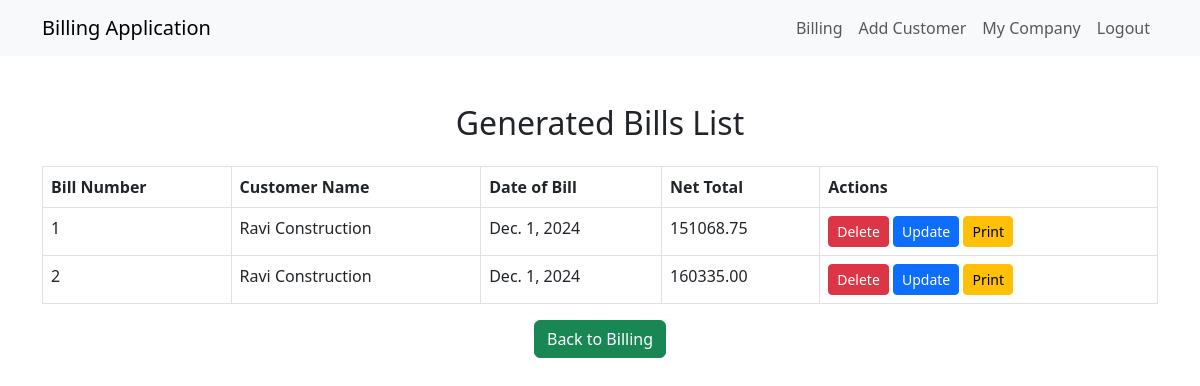
The app's page /bill/bills/, older data.
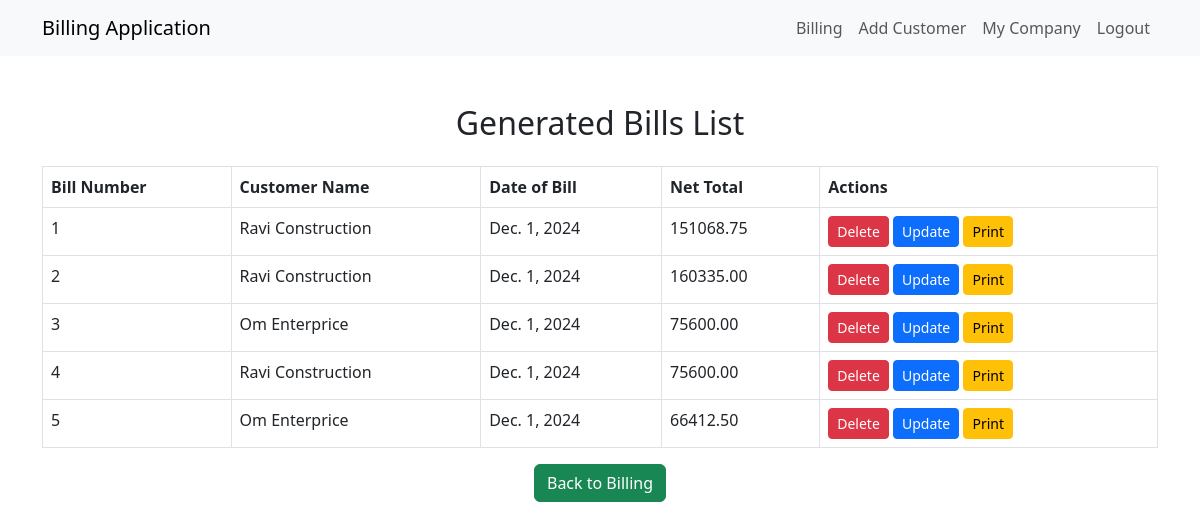
The same page, newer data.
### bill/models.py (models this page shows, shortened)
class Bill(models.Model):
    bill_number = models.PositiveIntegerField(unique=True)  # Unique bill number
    customer_name = models.CharField(max_length=255)  # Customer's name
    date_of_bill = models.DateField()  # Date of the bill
    net_total = models.DecimalField(max_digits=10, decimal_places=2)  # Total amount of the bill

### bill/views.py (the view)
# urls.py: path('bills/', views.bill_list_view, name='bill_list'),  # URL for bill list
def bill_list_view(request):
    bills = Bill.objects.all()  # Retrieve all bills
    return render(request, 'bill_list.html', {'bills': bills})

### bill/templates/bill_list.html (shortened to what this page needs)
<!DOCTYPE html>
<html lang="en">
<head>
    <link href="https://cdn.jsdelivr.net/npm/bootstrap@5.3.0/dist/css/bootstrap.min.css" rel="stylesheet">
</head>
<body>
    <nav class="navbar navbar-expand-lg navbar-light bg-light">
        <div class="container">
            <a class="navbar-brand" href="#">Billing Application</a>
            <div class="collapse navbar-collapse" id="navbarNav">
                <ul class="navbar-nav ms-auto">
                    <li class="nav-item">
                        <a class="nav-link" href="{% url 'bill' %}">Billing</a>
                    </li>
                    <li class="nav-item">
                        <a class="nav-link" href="{% url 'add_customer' %}">Add Customer</a>
                    </li>
                    <li class="nav-item">
                        <a class="nav-link" href="{% url 'my_company' %}">My Company</a>
                    </li>
                    <li class="nav-item">
                        <a class="nav-link" href="{% url 'logout' %}">Logout</a>
                    </li>
                </ul>
            </div>
        </div>
    </nav>
    <div class="container mt-5">
        <h2 class="text-center mb-4">Generated Bills List</h2>
        <table class="table table-bordered">
            <thead>
                <tr>
                    <th>Bill Number</th>
                    <th>Customer Name</th>
                    <th>Date of Bill</th>
                    <th>Net Total</th>
                    <th>Actions</th>
                </tr>
            </thead>
            <tbody>
                {% for bill in bills %}
                <tr>
                    <td>{{ bill.bill_number }}</td>
                    <td>{{ bill.customer_name }}</td>
                    <td>{{ bill.date_of_bill }}</td>
                    <td>{{ bill.net_total }}</td>
                    <td>
                        <form action="{% url 'delete_bill' bill.id %}" method="post" style="display:inline;">
                            <button type="submit" class="btn btn-danger btn-sm">Delete</button>
                        </form>
                        <a href="{% url 'update_bill' bill.id %}" class="btn btn-primary btn-sm">Update</a>
                        <a href="{% url 'generate_pdf' bill.bill_number %}" class="btn btn-warning btn-sm">Print</a>
                    </td>
                </tr>
                {% empty %}
                <tr>
                    <td colspan="5" class="text-center">No bills found.</td>
                </tr>
                {% endfor %}
            </tbody>
        </table>
        <div class="text-center">
            <a href="{% url 'bill' %}" class="btn btn-success">Back to Billing</a>
        </div>
    </div>
</body>
</html>

Row changes from the older to the newer data that the page shows:
added Bill: bill_number "3", customer_name "Om Enterprice", date_of_bill "Dec. 1, 2024", net_total "75600.00"
added Bill: bill_number "4", customer_name "Ravi Construction", date_of_bill "Dec. 1, 2024", net_total "75600.00"
added Bill: bill_number "5", customer_name "Om Enterprice", date_of_bill "Dec. 1, 2024", net_total "66412.50"
